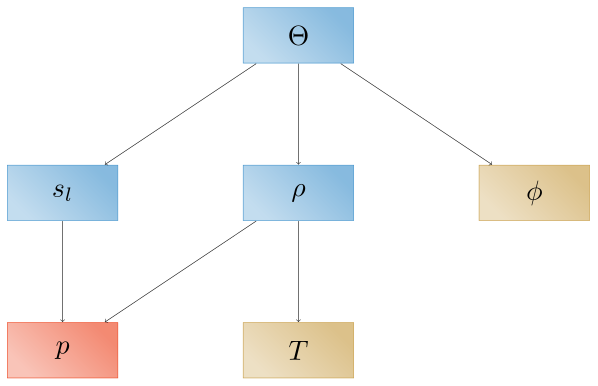

Write the Python code that produced this figure.
from plot_dependency_graph2 import writePDF, texify, getNames # in $ATS_SRC_DIR/tools/utils
import networkx as nx

G = nx.DiGraph()

WC = getNames('water_content')
sat = getNames('saturation_liquid')
dens = getNames('density')
poro = getNames('porosity')
p = getNames('pressure')
T = getNames('temperature')

G.add_node(WC[1], vtype='secondary', label=texify(WC[0]))
G.add_node(sat[1], vtype='secondary', label=texify(sat[0]))
G.add_node(dens[1], vtype='secondary', label=texify(dens[0]))
G.add_node(poro[1], vtype='independent', label=texify(poro[0]))
G.add_node(p[1], vtype='primary', label=texify(p[0]))
G.add_node(T[1], vtype='independent', label=texify(T[0]))
G.add_edge(WC[1], sat[1])
G.add_edge(WC[1], dens[1])
G.add_edge(WC[1], poro[1])
G.add_edge(sat[1], p[1])
G.add_edge(dens[1], p[1])
G.add_edge(dens[1], T[1])

writePDF(G, 'dag1', scale=2, layout_scaling=(6,4))
